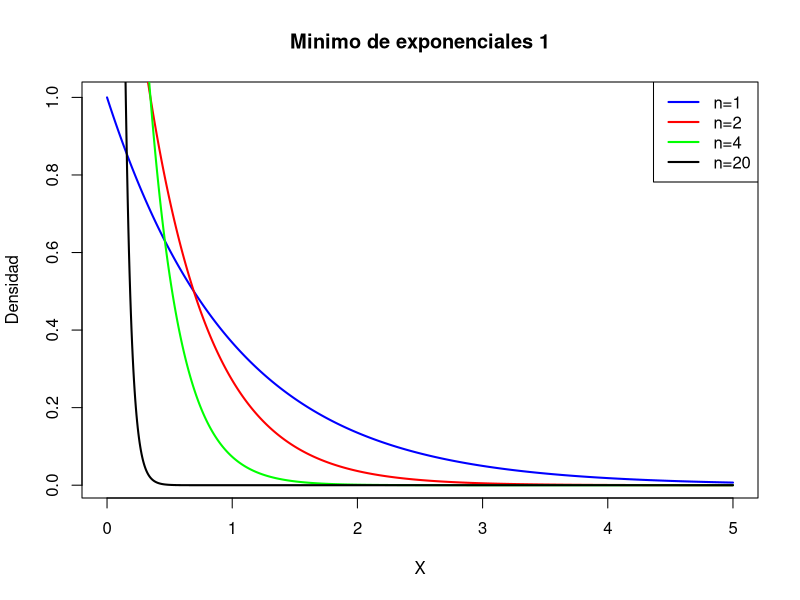
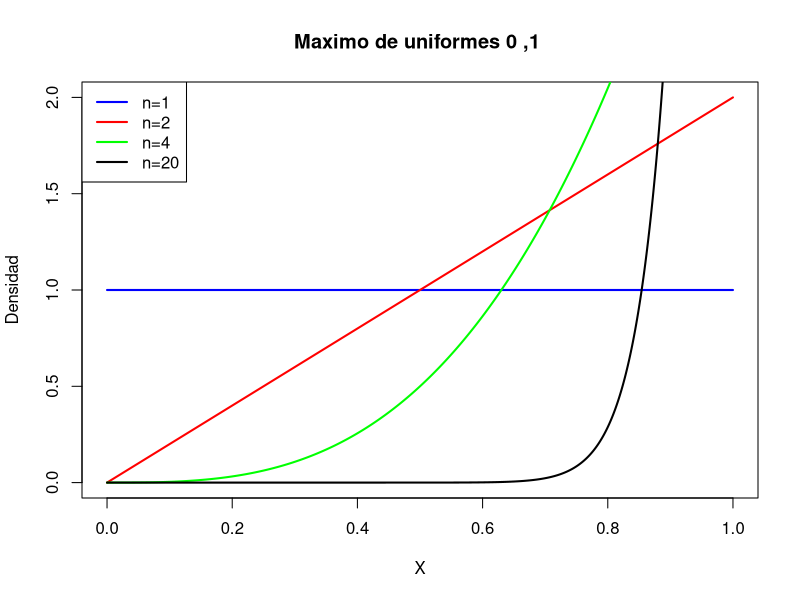
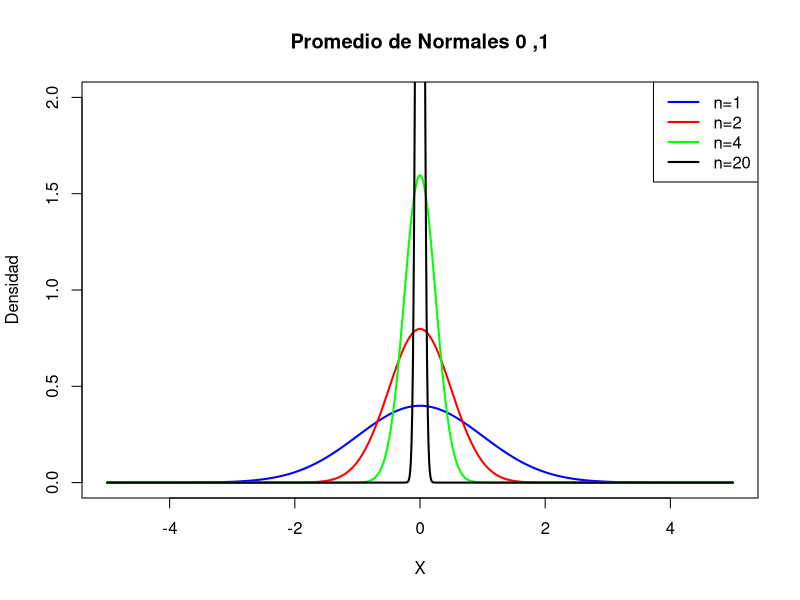
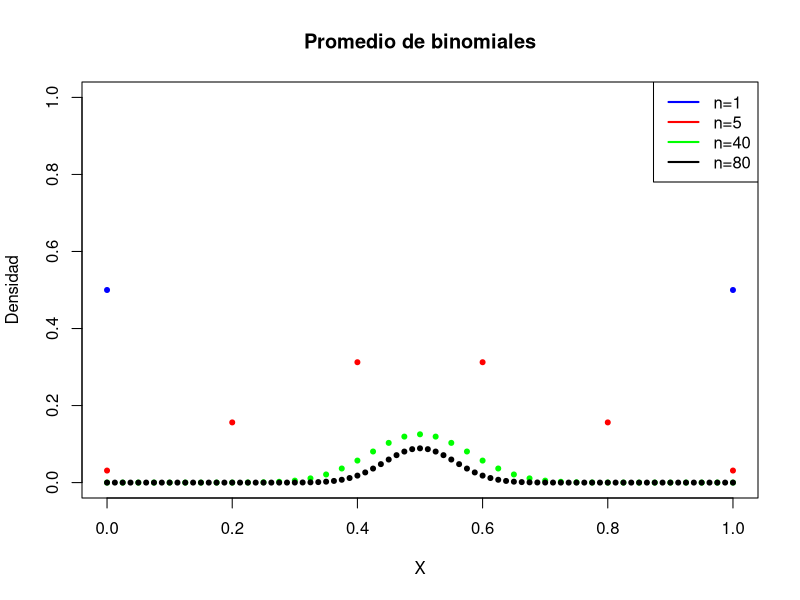
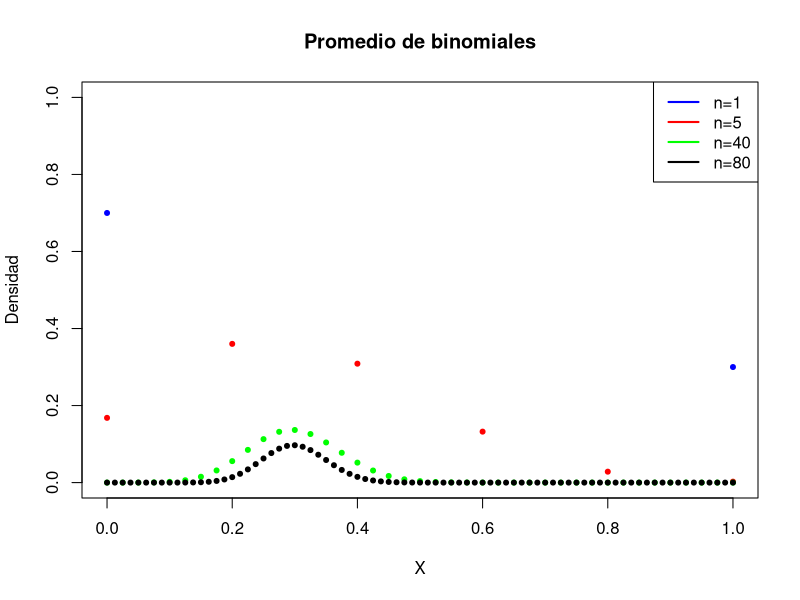

Here is the R script that generated these plots, in order:
# minimo de exponenciales
vals<- seq(0, 5, length.out = 1000)
densidad_mine<- function(n,t){dexp(vals,rate=n)}
densidad1 <-densidad_mine(1,vals) 
densidad2 <-densidad_mine(2,vals) 
densidad4 <-densidad_mine(4,vals) 
densidad20 <-densidad_mine(20,vals) 

plot(vals, densidad1, type = "l", 
     main="Minimo de exponenciales 1", xlab = "X",
     ylab = "Densidad", 
     col = "blue", 
     lwd = 2)

lines(vals, densidad2, type = "l", 
     col = "red", 
     lwd = 2)
lines(vals, densidad4, type = "l", 
     col = "green", 
     lwd = 2)
lines(vals, densidad20, type = "l", 
     col = "black", 
     lwd = 2)
# Agregar leyenda
legend("topright", 
       legend = c("n=1", "n=2", "n=4", "n=20"), 
       col = c("blue", "red", "green", "black"), 
       lwd = 2)


# Maximo de uniformes
vals<- seq(0, 1, length.out = 1000)
densidad_maxu<- function(n,t){n*t^{n-1}}
densidad1 <-densidad_maxu(1,vals) 
densidad2 <-densidad_maxu(2,vals) 
densidad4 <-densidad_maxu(4,vals) 
densidad20 <-densidad_maxu(20,vals) 

plot(vals, densidad1, type = "l", 
     main="Maximo de uniformes 0 ,1 ", xlab = "X",
     ylim=c(0,2),ylab = "Densidad", 
     col = "blue", 
     lwd = 2)

lines(vals, densidad2, type = "l", 
      col = "red", 
      lwd = 2)
lines(vals, densidad4, type = "l", 
      col = "green", 
      lwd = 2)
lines(vals, densidad20, type = "l", 
      col = "black", 
      lwd = 2)
# Agregar leyenda
legend("topleft", 
       legend = c("n=1", "n=2", "n=4", "n=20"), 
       col = c("blue", "red", "green", "black"), 
       lwd = 2)


# promedio de normales
vals<- seq(-5, 5, length.out = 1000)
densidad1 <-dnorm(vals,0,1) 
densidad2 <-dnorm(vals,0,1/2)
densidad4 <-dnorm(vals,0,1/4)
densidad20 <-dnorm(vals,0,1/20)

plot(vals, densidad1, type = "l", 
     main="Promedio de Normales 0 ,1",ylim=c(0,2), xlab = "X",
     ylab = "Densidad", 
     col = "blue", 
     lwd = 2)

lines(vals, densidad2, type = "l", 
      col = "red", 
      lwd = 2)
lines(vals, densidad4, type = "l", 
      col = "green", 
      lwd = 2)
lines(vals, densidad20, type = "l", 
      col = "black", 
      lwd = 2)
# Agregar leyenda
legend("topright", 
       legend = c("n=1", "n=2", "n=4", "n=20"), 
       col = c("blue", "red", "green", "black"), 
       lwd = 2)


# promedio de binomiales
vals<- seq(0, 1, length.out = 50)
densidad_pbi<- function(n){dbinom(0:n,size=n,prob=0.5)}
densidad1 <-densidad_pbi(1) 
densidad2 <-densidad_pbi(5)
densidad4 <-densidad_pbi(40)
densidad20 <-densidad_pbi(80)
n<-1
plot(0:n, densidad1,  pch=20,
     main="Promedio de binomiales",ylim=c(0,1),xlim=c(0,1), xlab = "X",
     ylab = "Densidad", 
     col = "blue")
n<-5
points((0:n)/n, densidad2, pch=20, 
      col = "red")

n<-40
points((0:n)/n, densidad4, pch=20,  
      col = "green")
      
n<-80
points((0:n)/n ,densidad20, pch=20, 
      col = "black")
# Agregar leyenda
legend("topright", 
       legend = c("n=1", "n=5", "n=40", "n=80"), 
       col = c("blue", "red", "green", "black"), 
       lwd = 2)


# promedio de binomiales
vals<- seq(0, 1, length.out = 50)
densidad_pbi<- function(n){dbinom(0:n,size=n,prob=0.3)}
densidad1 <-densidad_pbi(1) 
densidad2 <-densidad_pbi(5)
densidad4 <-densidad_pbi(40)
densidad20 <-densidad_pbi(80)
n<-1
plot(0:n, densidad1,  pch=20,
     main="Promedio de binomiales",ylim=c(0,1),xlim=c(0,1), xlab = "X",
     ylab = "Densidad", 
     col = "blue")
n<-5
points((0:n)/n, densidad2, pch=20, 
       col = "red")

n<-40
points((0:n)/n, densidad4, pch=20,  
       col = "green")

n<-80
points((0:n)/n ,densidad20, pch=20, 
       col = "black")
# Agregar leyenda
legend("topright", 
       legend = c("n=1", "n=5", "n=40", "n=80"), 
       col = c("blue", "red", "green", "black"), 
       lwd = 2)



